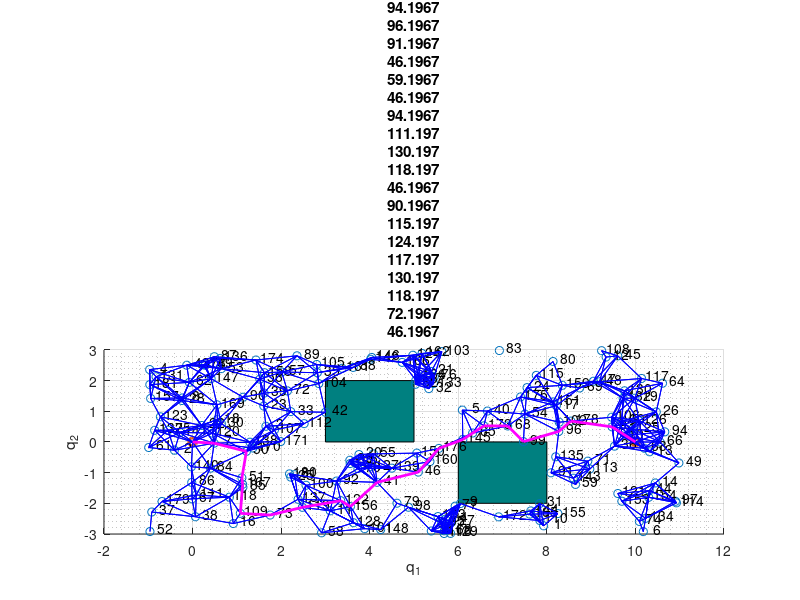

Reproduce this figure in MATLAB.
%% Housekeeping
clear all
close all
clc

obstacle1 = {[3,0],[5,0],[3,2],[5,2]};
obstacle2 = {[6,-2],[8,-2],[6,0],[8,0]};
obstacles = {obstacle1,obstacle2};

%% Part a)
verts = csvread('data/prm2a_verts.csv');
edges = csvread('data/prm2a_edges.csv');
path = csvread('data/prm2a_path.csv');
path_length = path(1);
path = path(2:end);
figure
x0=100;
y0=50;
width=900;
height=350;
set(gcf,'position',[x0,y0,width,height])
for obstacle = obstacles
   rectangle('Position',[obstacle{1}{1} abs(obstacle{1}{1}(1)-obstacle{1}{2}(1)) abs(obstacle{1}{2}(2)-obstacle{1}{3}(2))],'FaceColor',[0 .5 .5]);
end
hold on
% Plot PRM verts
x = verts(2:end-1,1);
y = verts(2:end-1,2);
scatter(x,y,'or')
scatter([verts(1,1),verts(end,1)],[verts(1,2),verts(end,2)],'ob','LineWidth',2) % Start and Goal
a = [1:length(verts)-2]'; b = num2str(a); c = cellstr(b);
dx = 0.1; dy = 0.1; % displacement so the text does not overlay the data points
text(x+dx, y+dy, c);
% Plot PRM edges
for i=1:length(edges)
   plot([verts(edges(i,1)+1,1),verts(edges(i,2)+1,1)],[verts(edges(i,1)+1,2),verts(edges(i,2)+1,2)],'b') 
end

% Plot path
plot(verts(path+1,1),verts(path+1,2),'m','LineWidth',2);
grid on
grid minor
xlabel('q_1')
ylabel('q_2')
title("PRM - Path Length: " + path_length)